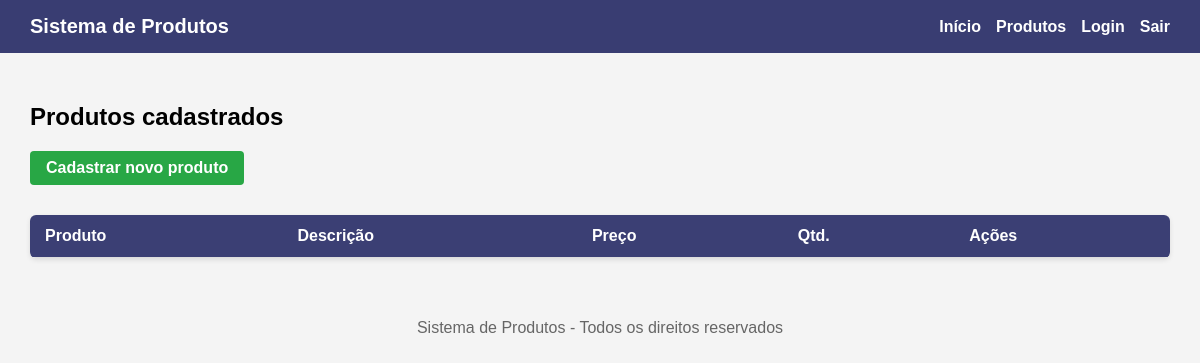
The page /produtos/listar.php (signed in) on the database as committed earlier.
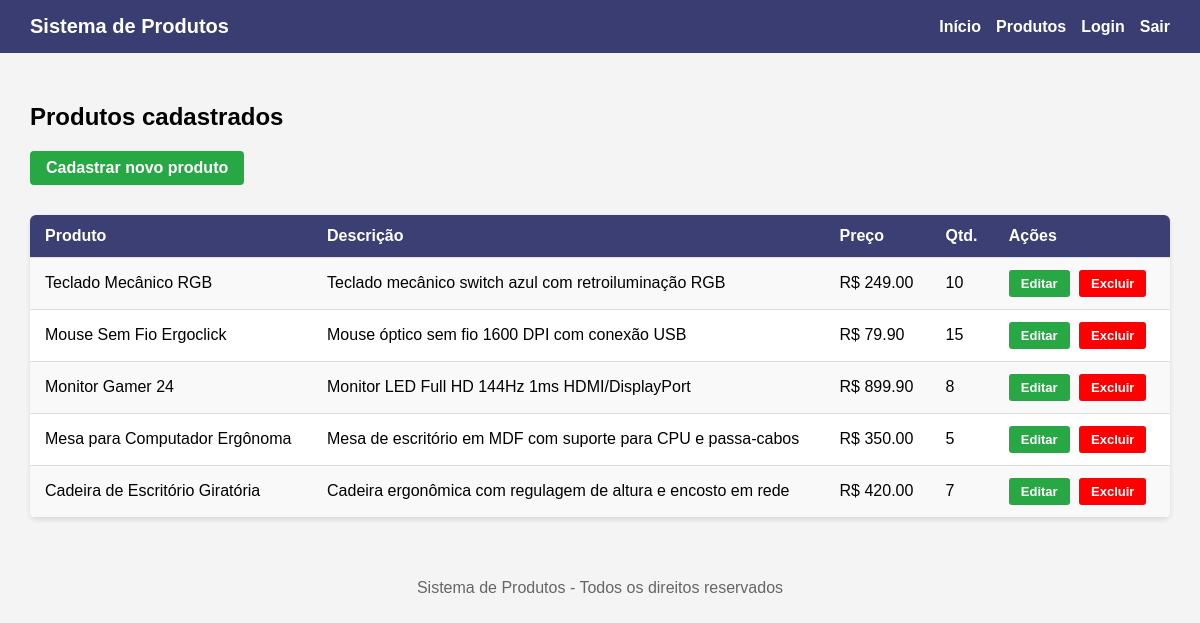
The same page on the database as committed later.
### tables this page shows
CREATE TABLE `produtos` (
  `id` int(11) NOT NULL,
  `nome` varchar(100) NOT NULL,
  `descricao` varchar(255) NOT NULL,
  `preco` decimal(10,2) NOT NULL,
  `quantidade` int(11) NOT NULL
);

### produtos/listar.php (the view, shortened to what this page needs)
<?php
    require __DIR__ . '/../conexao.php';
    $sql = "SELECT * FROM produtos";
    $resultado = mysqli_query($conexao, $sql);
?>
<?php require __DIR__ . '/../cabecalho.php'; ?>
<main>
    <h2>Produtos cadastrados</h2>
    <a href="cadastrar.php">Cadastrar novo produto</a>
    <table>
        <tr>
            <th>Produto</th>
            <th>Descrição</th>
            <th>Preço</th>
            <th>Qtd.</th>
            <th>Ações</th>
        </tr>
        <?php while ($produto = mysqli_fetch_assoc($resultado)) { ?>
            <tr>
                <td><?php echo $produto['nome']; ?></td>
                <td><?php echo $produto['descricao']; ?></td>
                <td>R$ <?php echo $produto['preco']; ?></td>
                <td><?php echo $produto['quantidade']; ?></td>
                <td>
                    <a href="atualizar.php?id=<?php echo $produto['id'];
                    ?>">Editar</a>
                    <a href="excluir.php?id=<?php echo $produto['id'];
                    ?>">Excluir</a>
                </td>
            </tr>
        <?php } ?>
    </table>
</main>
<?php require __DIR__ . '/../rodape.php'; ?>

### cabecalho.php (shortened to what this page needs)
<?php
$base_url = '/projeto_php/';
?>
<!DOCTYPE html>
<html lang="pt-br">
<head>
    <link rel="stylesheet" href="<?php echo $base_url; ?>css/style.css">
</head>
<body>
    <header>
        <h1>Sistema de Produtos</h1>
        <nav>
            <a href="<?php echo $base_url; ?>index.php">Início</a>
            <a href="<?php echo $base_url; ?>produtos/listar.php">Produtos</a>
            <a href="<?php echo $base_url; ?>login.php">Login</a>
            <a href="<?php echo $base_url; ?>logout.php">Sair</a>
        </nav>
    </header>

### rodape.php
    <footer>
        <p>Sistema de Produtos - Todos os direitos reservados</p>
    </footer>
</body>
</html>

### css/style.css (style rules this page uses)
body { font-family: Arial, sans-serif; margin: 0; background-color: #f4f4f4; min-height: 100vh; }
header { background: #111657d2; color: white; padding: 15px 30px; display: flex; justify-content: space-between; align-items: center; position: relative; }
header h1 { margin: 0; font-size: 20px; }
header nav { display: flex; }
header nav a { color: white; margin-left: 15px; text-decoration: none; font-weight: bold; }
main { padding: 30px; }
main > a { display: inline-block; margin-bottom: 15px; padding: 8px 16px; background: #28a745; color: white; text-decoration: none; border-radius: 4px; font-weight: bold; }
table { width: 100%; border-collapse: collapse; background-color: white; margin-top: 15px; border-radius: 6px; overflow: hidden; box-shadow: 0 2px 5px rgba(0, 0, 0, 0.1); }
table th, table td { padding: 12px 15px; text-align: left; border-bottom: 1px solid #ddd; }
table th { background: #111657d2; color: white; }
table tbody tr:nth-child(even) { background-color: #f9f9f9; }
table td a { text-decoration: none; padding: 6px 12px; border-radius: 3px; font-size: 13px; font-weight: bold; display: inline-block; margin-right: 5px; }
table td a[href*="atualizar"], table td a[href*="editar"] { background-color: #28a745; color: white; }
table td a[href*="excluir"] { background-color: red; color: white; }
footer { text-align: center; padding: 15px; color: #666; }

Rows that differ between the two databases and show on the page:
added produtos: nome "Teclado Mecânico RGB", descricao "Teclado mecânico switch azul com retroiluminação RGB", preco "249.00", quantidade "10"
added produtos: nome "Mouse Sem Fio Ergoclick", descricao "Mouse óptico sem fio 1600 DPI com conexão USB", preco "79.90", quantidade "15"
added produtos: nome "Monitor Gamer 24", descricao "Monitor LED Full HD 144Hz 1ms HDMI/DisplayPort", preco "899.90", quantidade "8"
added produtos: nome "Mesa para Computador Ergônoma", descricao "Mesa de escritório em MDF com suporte para CPU e passa-cabos", preco "350.00", quantidade "5"
added produtos: nome "Cadeira de Escritório Giratória", descricao "Cadeira ergonômica com regulagem de altura e encosto em rede", preco "420.00", quantidade "7"
